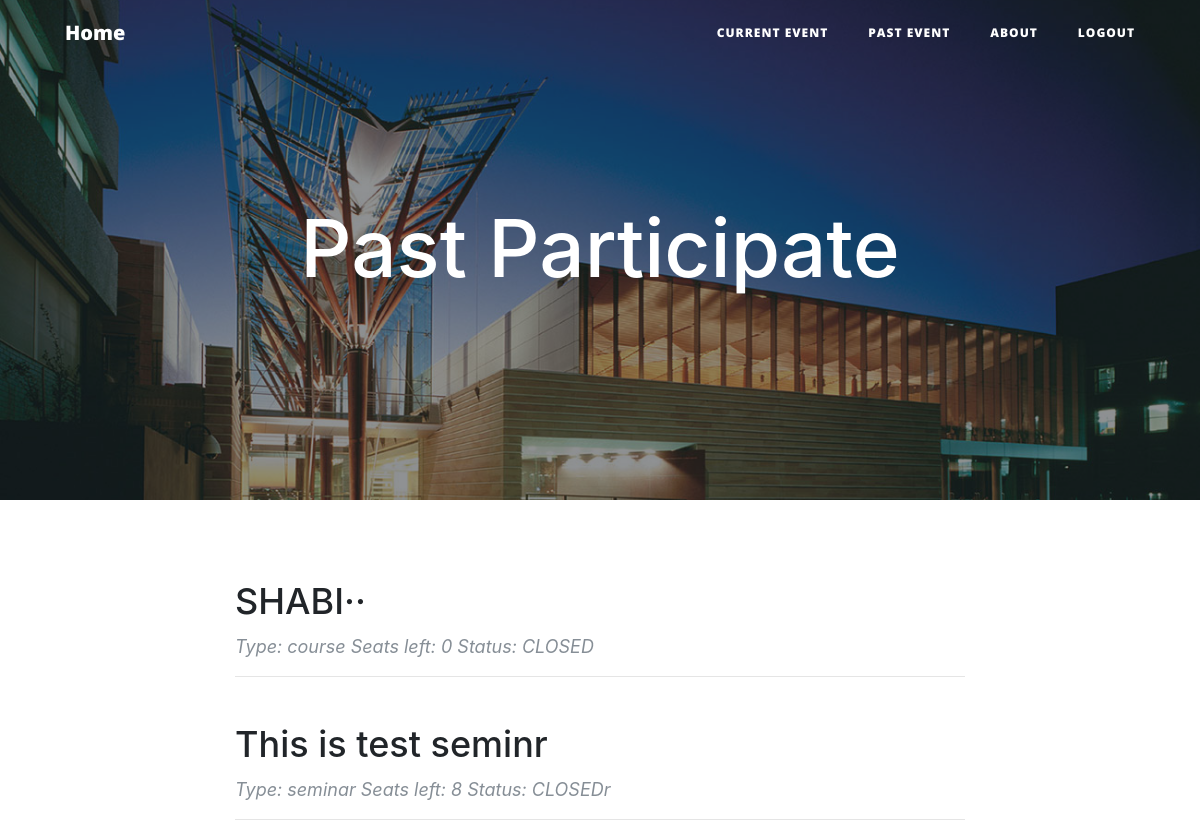
The page /user_past/ (signed in) on the database its author committed.
### event.py (models this page shows, shortened)
class Event(db.Model):
    __tablename__ = 'events'
    event_id = db.Column(db.Integer, primary_key=True)
    title = db.Column(db.String(120))
    details = db.Column(db.UnicodeText)
    start = db.Column(db.String(80))
    end = db.Column(db.String(80))
    capacity = db.Column(db.Integer)
    status = db.Column(db.String(80))
    creater = db.Column(db.String(80))
    fee = db.Column(db.Integer)
    early_period = db.Column(db.Integer)
    users = db.relationship('User',secondary=event_realation,
                            backref=db.backref('event_users_all', lazy='dynamic'))

class Seminar(db.Model):
    __tablename__ = 'seminars'
    seminar_id = db.Column(db.Integer, primary_key=True)
    title = db.Column(db.String(120))
    details = db.Column(db.UnicodeText)
    start = db.Column(db.String(80))
    end = db.Column(db.String(80))
    capacity = db.Column(db.Integer)
    status = db.Column(db.String(80))
    creater = db.Column(db.String(80))
    users = db.relationship('User',secondary=seminar_realation,
                            backref=db.backref('seminar_users_all', lazy='dynamic'))
    sessions = db.relationship('Session',secondary=seminar_session,
                            backref=db.backref('session_all', lazy='dynamic'))

### route.py (the view)
@app.route('/user_past/',methods = ['POST','GET'])
@login_required
def user_past():
    user = Eventsystem.get_user(current_user)
    events = user.event_users_all.all()
    seminars = user.seminar_users_all.all()
    try:
        Eventsystem.check_regist(events, seminars)
        return render_template('userpast.html',events = events, seminars = seminars)
    except ErrorMessage as error:
        return render_template('userpast.html', dash = True, message = error.msg)

### EventSystem.py (called while the page is built)
    @staticmethod
    def get_user(current_user):
        if current_user.role != 'guest':
            user = User.query.filter_by(zid = current_user.zid).one()
        else:
            user = User.query.filter_by(name = current_user.name).one()
        return user

    @staticmethod
    def check_regist(event, seminar):
        if len(event) != 0 or len(seminar) != 0:
            return True
        raise ErrorMessage(None,'You have not regist any course or seminar!')

### event.py (called while the page is built)
    @property
    def is_authenticated(self):
        return True

    @property
    def is_anonymous(self):
        return False

### server.py (called while the page is built)
@login_manager.user_loader
def load_user(user_id):
    return User.query.get(int(user_id))

### templates/userpast.html (shortened to what this page needs)
{% extends 'basedashboard.html' %}
{% block dash %}
<header class="masthead" style="background-image: url('{{ url_for('static',filename='asb-unsw-campus-53.jpg')}}'); width: auto; height:500px;">
    <div class="overlay"></div>
    <div class="container">
        <div class="row">
            <div class="col-lg-8 col-md-10 mx-auto">
                <div class="site-heading">
                    <h1>Past Participate</h1>
                </div>
            </div>
        </div>
    </div>
</header>
<div class="container">
    <div class="row">
        <div class="col-lg-8 col-md-10 mx-auto">
            {% for event in events %}
                {% if event.status == 'CLOSED' %}
                    <div class="post-preview">
                        <a href="{{ url_for('info', eventId = event.event_id) }}">
                            <h2 class="post-title">
                                {{event.title}}
                            </h2>
                        </a>
                        <p class="post-meta">Type: course Seats left: {{ event.capacity - event.events_all.count() }} Status: {{event.status}}</p>
                    </div>
                    <hr>
                {% endif %}
            {% endfor %}
        </div>
    </div>
</div>
<div class="container">
    <div class="row">
        <div class="col-lg-8 col-md-10 mx-auto">
            {% for seminar in seminars %}
                {% if seminar.status == 'CLOSED' %}
                    <div class="post-preview">
                        <a href="{{ url_for('seminarinfo', seminarId = seminar.seminar_id) }}">
                            <h2 class="post-title">
                                {{seminar.title}}
                            </h2>
                        </a>
                        <p class="post-meta">Type: seminar Seats left: {{ seminar.capacity - seminar.seminars_all.count() }} Status: {{seminar.status}}r</p>
                    </div>
                    <hr>
                {% endif %}
            {% endfor %}
        </div>
    </div>
</div>
{% endblock %}

### rows shown on the page
Event: title "SHABI··", event.capacity-event.events_all.count() "0", status "CLOSED"
Seminar: title "This is test seminr", seminar.capacity-seminar.seminars_all.count() "8", status "CLOSED"
